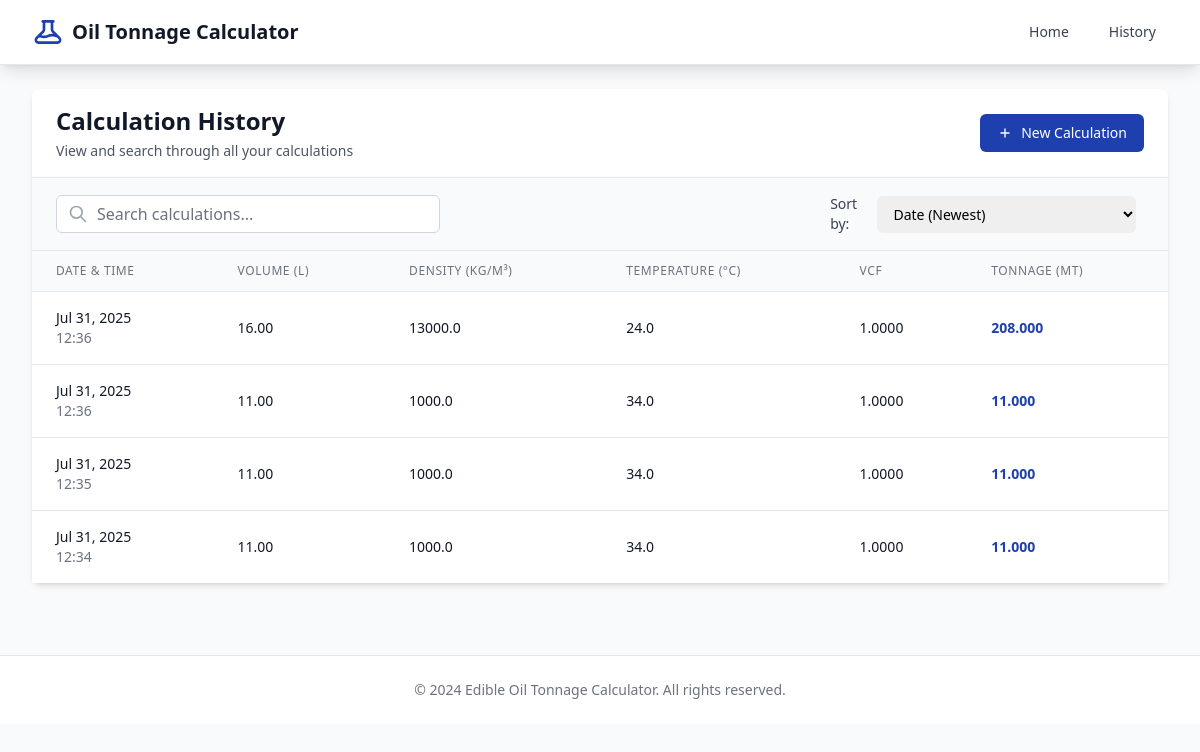
The page /history/ on the database its author committed.
### calculator/models.py (models this page shows, shortened)
class OilTonnage(models.Model):
    volume = models.FloatField(
        validators=[MinValueValidator(0.0)],
        help_text="Volume in litres"
    )
    density = models.FloatField(
        validators=[MinValueValidator(0.0)],
        help_text="Density in kg/m³"
    )
    temperature = models.FloatField(
        validators=[MinValueValidator(-50.0), MaxValueValidator(150.0)],
        help_text="Temperature in °C"
    )
    vcf = models.FloatField(
        validators=[MinValueValidator(0.0)],
        help_text="Volume Correction Factor used"
    )
    tonnage = models.FloatField(
        validators=[MinValueValidator(0.0)],
        help_text="Calculated tonnage in MT"
    )
    created_at = models.DateTimeField(auto_now_add=True)
    class Meta:
        ordering = ['-created_at']
        indexes = [
            models.Index(fields=['created_at']),
        ]

### calculator/views.py (the view, shortened to what this page needs)
# urls.py: path('history/', views.history, name='history'),
def history(request):
    calculations = OilTonnage.objects.all()
    search_query = request.GET.get('search', '')
    sort_by = request.GET.get('sort', '-created_at')
    if sort_by in ['volume', 'density', 'temperature', 'vcf', 'tonnage', 'created_at']:
        calculations = calculations.order_by(sort_by)
    elif sort_by in ['-volume', '-density', '-temperature', '-vcf', '-tonnage', '-created_at']:
        calculations = calculations.order_by(sort_by)
    paginator = Paginator(calculations, 20)
    page_number = request.GET.get('page')
    page_obj = paginator.get_page(page_number)
    context = {
        'page_obj': page_obj,
        'search_query': search_query,
        'sort_by': sort_by,
    }
    return render(request, 'calculator/history.html', context)

### calculator/templates/calculator/history.html (shortened to what this page needs)
{% extends 'calculator/base.html' %}
{% block content %}
<div class="bg-white rounded-lg shadow-md">
    <div class="px-6 py-4 border-b border-gray-200">
        <div class="flex flex-col sm:flex-row sm:items-center sm:justify-between">
            <div>
                <h1 class="text-2xl font-bold text-gray-900">Calculation History</h1>
                <p class="mt-1 text-sm text-gray-600">View and search through all your calculations</p>
            </div>
            <div class="mt-4 sm:mt-0">
                <a href="{% url 'calculator:home' %}" class="inline-flex items-center px-4 py-2 border border-transparent text-sm font-medium rounded-md text-white bg-primary hover:bg-primary-dark focus:outline-none focus:ring-2 focus:ring-offset-2 focus:ring-blue-500">
                    <svg class="mr-2 h-4 w-4" fill="none" stroke="currentColor" viewBox="0 0 24 24">
                        <path stroke-linecap="round" stroke-linejoin="round" stroke-width="2" d="M12 6v6m0 0v6m0-6h6m-6 0H6"></path>
                    </svg>
                    New Calculation
                </a>
            </div>
        </div>
    </div>
    <div class="px-6 py-4 bg-gray-50 border-b border-gray-200">
        <div class="flex flex-col sm:flex-row sm:items-center sm:justify-between space-y-4 sm:space-y-0">
            <div class="flex-1 max-w-sm">
                <form method="get" class="relative">
                    <div class="absolute inset-y-0 left-0 pl-3 flex items-center pointer-events-none">
                    </div>
                    <input type="text" name="search" value="{{ search_query }}" placeholder="Search calculations..."
                           class="block w-full pl-10 pr-3 py-2 border border-gray-300 rounded-md leading-5 bg-white placeholder-gray-500 focus:outline-none focus:placeholder-gray-400 focus:ring-1 focus:ring-blue-500 focus:border-blue-500">
                </form>
            </div>
            <div class="flex items-center space-x-2">
                <label for="sort-select" class="text-sm font-medium text-gray-700">Sort by:</label>
                <select id="sort-select" onchange="this.form.submit()" class="block w-full pl-3 pr-10 py-2 text-base border-gray-300 focus:outline-none focus:ring-blue-500 focus:border-blue-500 sm:text-sm rounded-md">
                    <option value="-created_at" {% if sort_by == '-created_at' %}selected{% endif %}>Date (Newest)</option>
                </select>
            </div>
        </div>
    </div>
    <div class="overflow-x-auto">
        {% if page_obj %}
            <table class="min-w-full divide-y divide-gray-200">
                <thead class="bg-gray-50">
                    <tr>
                        <th class="px-6 py-3 text-left text-xs font-medium text-gray-500 uppercase tracking-wider">Date & Time</th>
                        <th class="px-6 py-3 text-left text-xs font-medium text-gray-500 uppercase tracking-wider">Volume (L)</th>
                        <th class="px-6 py-3 text-left text-xs font-medium text-gray-500 uppercase tracking-wider">Density (kg/m³)</th>
                        <th class="px-6 py-3 text-left text-xs font-medium text-gray-500 uppercase tracking-wider">Temperature (°C)</th>
                        <th class="px-6 py-3 text-left text-xs font-medium text-gray-500 uppercase tracking-wider">VCF</th>
                        <th class="px-6 py-3 text-left text-xs font-medium text-gray-500 uppercase tracking-wider">Tonnage (MT)</th>
                    </tr>
                </thead>
                <tbody class="bg-white divide-y divide-gray-200">
                    {% for calculation in page_obj %}
                    <tr class="hover:bg-gray-50">
                        <td class="px-6 py-4 whitespace-nowrap text-sm text-gray-900">
                            {{ calculation.created_at|date:"M d, Y" }}<br>
                            <span class="text-gray-500">{{ calculation.created_at|date:"H:i" }}</span>
                        </td>
                        <td class="px-6 py-4 whitespace-nowrap text-sm text-gray-900">
                            {{ calculation.volume|floatformat:2 }}
                        </td>
                        <td class="px-6 py-4 whitespace-nowrap text-sm text-gray-900">
                            {{ calculation.density|floatformat:1 }}
                        </td>
                        <td class="px-6 py-4 whitespace-nowrap text-sm text-gray-900">
                            {{ calculation.temperature|floatformat:1 }}
                        </td>
                        <td class="px-6 py-4 whitespace-nowrap text-sm text-gray-900">
                            {{ calculation.vcf|floatformat:4 }}
                        </td>
                        <td class="px-6 py-4 whitespace-nowrap text-sm font-semibold text-primary">
                            {{ calculation.tonnage|floatformat:3 }}
                        </td>
                    </tr>
                    {% endfor %}
                </tbody>
            </table>
        {% endif %}
    </div>
</div>
{% endblock %}

### rows shown on the page
OilTonnage: created_at "Jul 31, 2025", created_at "12:36", volume "16.00", density "13000.0", temperature "24.0", vcf "1.0000", tonnage "208.000"
OilTonnage: created_at "Jul 31, 2025", created_at "12:36", volume "11.00", density "1000.0", temperature "34.0", vcf "1.0000", tonnage "11.000"
OilTonnage: created_at "Jul 31, 2025", created_at "12:35", volume "11.00", density "1000.0", temperature "34.0", vcf "1.0000", tonnage "11.000"
OilTonnage: created_at "Jul 31, 2025", created_at "12:34", volume "11.00", density "1000.0", temperature "34.0", vcf "1.0000", tonnage "11.000"
